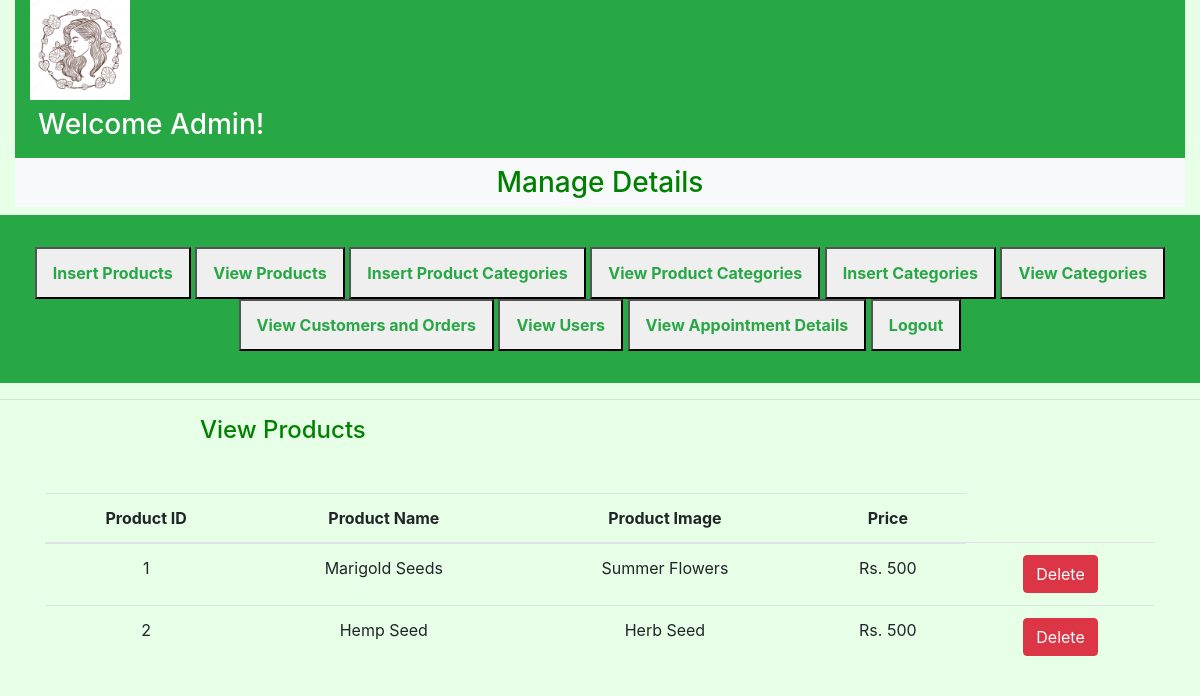
Screenshot of /admin/viewp.php with the database file from the repository.
### tables this page shows
CREATE TABLE `products` (
  `Product_ID` int(11) NOT NULL,
  `Product_Name` varchar(100) NOT NULL,
  `Product_Subcategory` varchar(50) NOT NULL,
  `image_url` text NOT NULL,
  `Price` varchar(100) NOT NULL
);

### admin/viewp.php (the view, shortened to what this page needs)
<?php
require("conn.php");
require("adminpage.php");
?>
 <link rel="stylesheet" href="https://cdn.jsdelivr.net/npm/bootstrap@4.6.1/dist/css/bootstrap.min.css">
<hr>
 <h4 style="color: green; margin-left:200px;">View Products</h4>
<div class="container mt-5">
    <div class="row">
        <div class ="col-lg-12">
            <table class="table text-center  table-green">
            <thead>
                <tr>
                    <th scope="col">Product ID</th>
                    <th scope="col">Product Name</th>
                    <th scope="col">Product Image</th>
                    <th scope="col">Price</th>
                </tr>
            </thead>
            <tbody>
                <?php
                $query="SELECT * FROM `products`";
                $user_result=mysqli_query($con,$query);
                while($user_fetch=mysqli_fetch_assoc($user_result))
                {
                    echo"
                    <tr>
                    <td>$user_fetch[Product_ID]</td>
                    <td>$user_fetch[Product_Name]</td>
                     <td>$user_fetch[Product_Subcategory]</td>
                    <td>$user_fetch[Price]</td>
                    <td><form action='delete.php' method='POST'>
                    <button type='button' name='user_delete' class='btn btn-danger'>Delete</i></button>
                     </form>
                    </td>
                    ";
                }
                ?>
        </tr>
    </tbody>
</table>
</div>
</div>

### admin/adminpage.php (style rules this page uses)
* { margin:0; padding:0; box-sizing:border-box; }
body { background-color: #e6ffe6; }

### admin/viewp.php (style rules this page uses)
body { background-color: #e6ffe6; }

### rows the page displays
products: Product_ID "1", Product_Name "Marigold Seeds", Product_Subcategory "Summer Flowers", Price "Rs. 500"
products: Product_ID "2", Product_Name "Hemp Seed", Product_Subcategory "Herb Seed", Price "Rs. 500"
